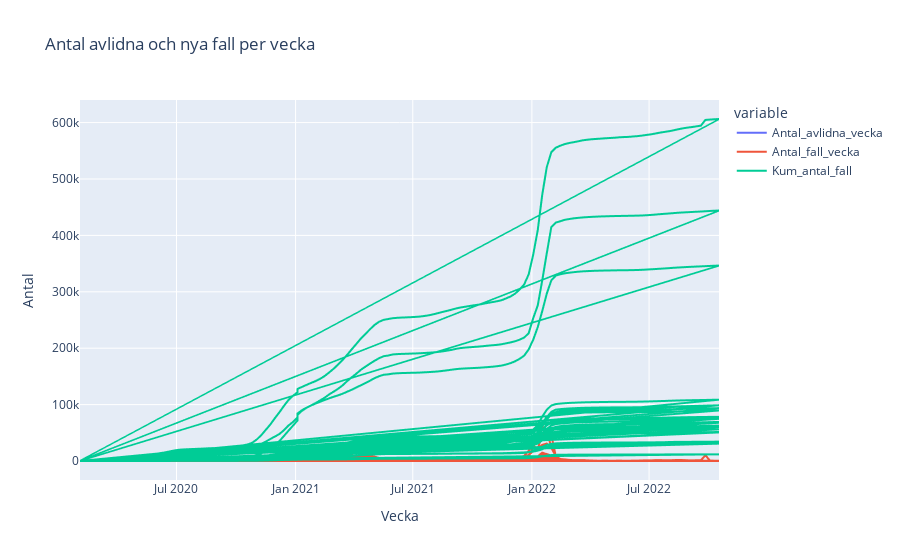

Source (notebook cell):
### Markdown cell above
### Plotly diagram för antal fall och antal avlidna

### Code cell
import plotly.express as px

df = pd.read_excel(excel_file_path, sheet_name=6)
df["Vecka"] = df["år"].astype(str) + "v" + df["veckonummer"].astype(str)

df["Vecka"] = pd.to_datetime(df["Vecka"] + "1", format="%Yv%W%w")  # Week starts on Monday

start_week = pd.to_datetime("2020-02-03")  # Week 6

df = df[df["Vecka"] >= start_week]

fig = px.line(df, x="Vecka", y=["Antal_avlidna_vecka", "Antal_fall_vecka", "Kum_antal_fall"],
              title="Antal avlidna och nya fall per vecka", labels={"value": "Antal"},
              line_dash_sequence=["solid", "dash", "dot"])
fig.show()
# fig.write_html("plotly_figure1.html")

### Figure 1 — Plotly figure (JSON) as saved in the notebook; plotly's stock layout.template omitted (floating-point values rounded to 4 significant figures; data arrays with more than 128 entries replaced by an {"elided": "..."} marker saying what was removed)
{"data": [{"hovertemplate": "variable=Antal_avlidna_vecka<br>Vecka=%{x}<br>Antal=%{y}<extra></extra>", "legendgroup": "Antal_avlidna_vecka", "line": {"color": "#636efa", "dash": "solid"}, "marker": {"symbol": "circle"}, "mode": "lines", "name": "Antal_avlidna_vecka", "showlegend": true, "type": "scattergl", "x": {"elided": "3003 str values"}, "xaxis": "x", "y": {"elided": "3003 int values"}, "yaxis": "y"}, {"hovertemplate": "variable=Antal_fall_vecka<br>Vecka=%{x}<br>Antal=%{y}<extra></extra>", "legendgroup": "Antal_fall_vecka", "line": {"color": "#EF553B", "dash": "solid"}, "marker": {"symbol": "circle"}, "mode": "lines", "name": "Antal_fall_vecka", "showlegend": true, "type": "scattergl", "x": {"elided": "3003 str values"}, "xaxis": "x", "y": {"elided": "3003 int values"}, "yaxis": "y"}, {"hovertemplate": "variable=Kum_antal_fall<br>Vecka=%{x}<br>Antal=%{y}<extra></extra>", "legendgroup": "Kum_antal_fall", "line": {"color": "#00cc96", "dash": "solid"}, "marker": {"symbol": "circle"}, "mode": "lines", "name": "Kum_antal_fall", "showlegend": true, "type": "scattergl", "x": {"elided": "3003 str values"}, "xaxis": "x", "y": {"elided": "3003 int values"}, "yaxis": "y"}], "layout": {"legend": {"title": {"text": "variable"}, "tracegroupgap": 0}, "title": {"text": "Antal avlidna och nya fall per vecka"}, "xaxis": {"anchor": "y", "domain": [0, 1], "title": {"text": "Vecka"}}, "yaxis": {"anchor": "x", "domain": [0, 1], "title": {"text": "Antal"}}}}
